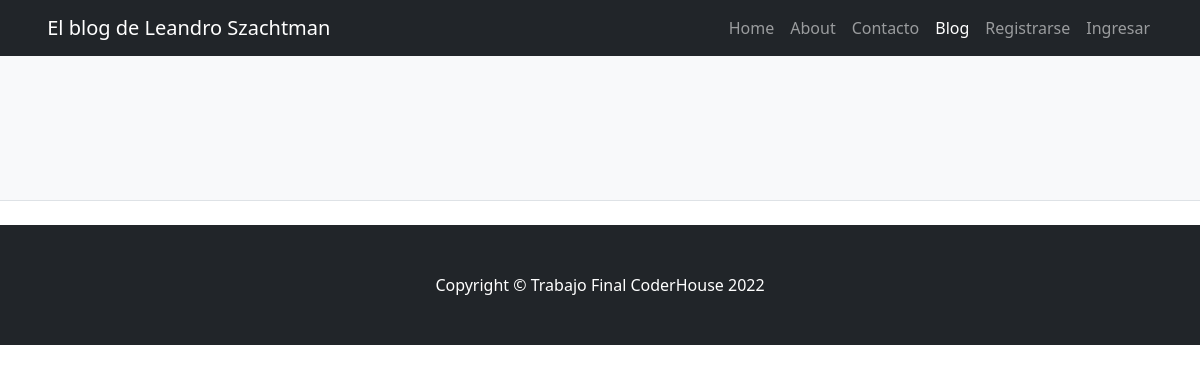
The page /listar/ on the database as committed earlier.
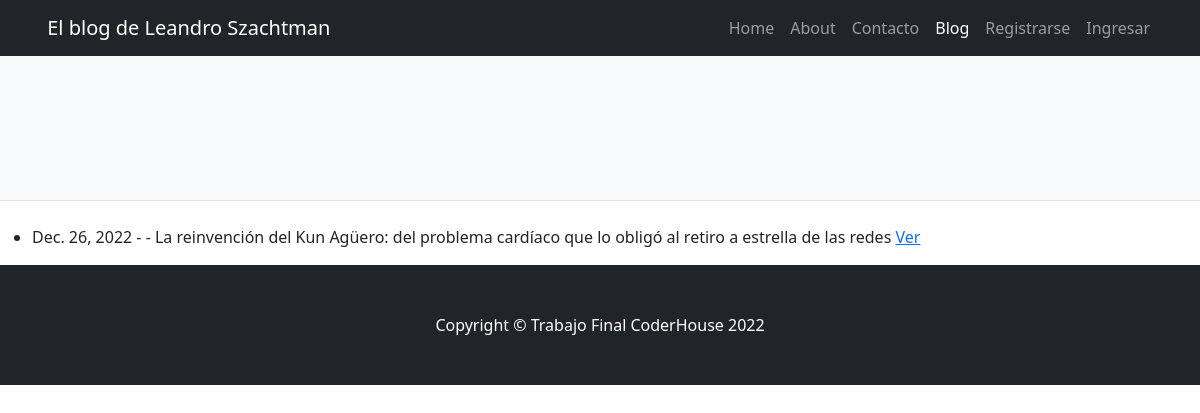
The same page on the database as committed later.
### MiApp/models.py (models this page shows)
class Post(models.Model):
    titulo = models.CharField(max_length=100)
    sub_titulo = models.CharField(max_length=100)
    texto = models.TextField(max_length=3000)
    publicado_el = models.DateField()
    imagen = models.ImageField(upload_to="posts", null=True, blank=True)

### MiApp/views.py (the view)
# urls.py: path('listar/', PostListar.as_view(), name="listar"),
class PostListar(ListView):
    model = Post

### MiApp/context_processors.py (called while the page is built)
def add_variable_to_context(request):
    web_site_setup = WebSiteSetup.objects.first()
    context = {}
    if web_site_setup:
        context = {
            "titulo_site": web_site_setup.titulo,
            "sub_titulo_site": web_site_setup.sub_titulo,
        }
    return context

### MiApp/templates/MiApp/post_list.html (shortened to what this page needs)
{% extends 'base.html' %}
{% block contenido %}
<ul>
{% for post in object_list %}
    <li>
        {{post.publicado_el}} - - {{post.titulo}}
        <a href="{% url 'detalle' post.id %}">Ver</a>
    </li>
{% endfor %}
</ul>
{% endblock %}

Rows that differ between the two databases and show on the page:
added Post: publicado_el "Dec. 26, 2022", titulo "La reinvención del Kun Agüero: del problema cardíaco que lo obligó al retiro a estrella de las redes"
